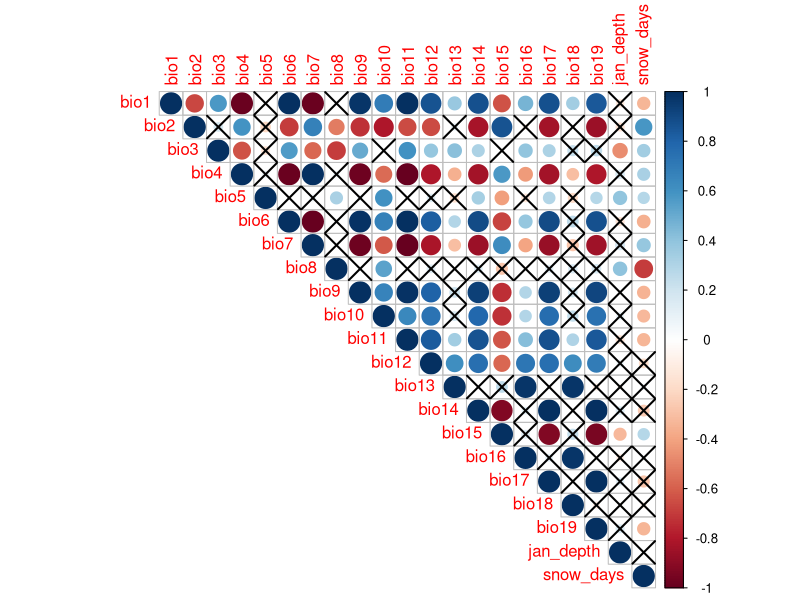

This figure's R source: (Note: this script raises an error after producing the figure.)
# correlation between variables
library(tidyverse)
library("Hmisc")
library(corrplot)
library(viridis)
varmatrix <- read_tsv("WorldClim_table.tsv") %>% column_to_rownames(., var="pop")
snowdata <- read_tsv("Snow_table.tsv") %>% column_to_rownames(., var="variable")
varmatrix <- rbind(varmatrix, snowdata)

varmatrix2 <- t(as.matrix(varmatrix))

corplo1 <- (rcorr(as.matrix(varmatrix2)))
corplo1$P[] < 0.05 & corplo1$r[]>0.3

corplo2 <- cor(x=varmatrix2)
corplo3 <- cor.mtest(varmatrix2, conf.level = 0.95)

corrplot(corplo2, p.mat = corplo3$p, type = "upper", sig.level = 0.5)

clust2 <- hclust(as.dist(1 - corplo2), method = "ward.D")
membs <- cutree(clust2, k=6)
plot(clust, hang = -1, cex = 0.6, ylab = NULL)


# PCA of variables
varpca <- prcomp(varmatrix2, scale. = TRUE) #SE

summary(varpca)
biplot(varpca, xlab = "PC1: 54.85% of variance", ylab = "PC2: 19.3% of variance", col = c("navy", "deeppink3"), pc.biplot = FALSE)
plotcoords=data.frame(varpca$x)
envloading1=data.frame(varpca$rotation)
envloading <- envloading1*10
PCAvar <- ggplot()+
  geom_segment(aes(x=c(0,0,0,0,0,0,0,0,0,0,0,0,0,0,0,0,0,0,0,0,0) ,y=c(0,0,0,0,0,0,0,0,0,0,0,0,0,0,0,0,0,0,0,0,0), 
                   xend= c(envloading[1,1],envloading[2,1],envloading[3,1],envloading[4,1],envloading[5,1],envloading[6,1],envloading[7,1],envloading[8,1],envloading[9,1],envloading[10,1],envloading[11,1],envloading[12,1],envloading[13,1],envloading[14,1], envloading[15,1],envloading[16,1], envloading[17,1], envloading[18,1], envloading[19,1], envloading[20,1], envloading[21,1]), 
                   yend=c(envloading[1,2],envloading[2,2],envloading[3,2],envloading[4,2],envloading[5,2],envloading[6,2],envloading[7,2],envloading[8,2],envloading[9,2],envloading[10,2],envloading[11,2],envloading[12,2],envloading[13,2],envloading[14,2], envloading[15,2],envloading[16,2], envloading[17,2], envloading[18,2], envloading[19,2], envloading[20,2], envloading[21,2])), 
               color="#999999", arrow=arrow(angle = 20, length = unit(0.1,"cm"), ends = "last", type = "open"), size = 1)+
  scale_color_viridis()+
  #geom_point(aes(x=plotcoords$PC1, y=plotcoords$PC2, color = varmatrix2[,1], label=rownames(varmatrix2)), size = 4)+
  theme_bw()+
  theme(axis.text=element_text(size=16))+
  theme(axis.title.x = element_text( size = 16))+
  theme(axis.title.y = element_text(size = 16))+
  xlab("PC 1 -- 55% of variance")+
  ylab("PC 2 -- 19% of variance")+
  labs(colour = "bio1")+
  annotate("text", 
           x=c(envloading[1,1]-0.8,
               envloading[2,1],
               envloading[3,1]-0.15,
               envloading[4,1],
               envloading[5,1]-0.7,
               envloading[6,1],
               envloading[7,1]+0.25,
               envloading[8,1],
               envloading[9,1],
               envloading[10,1],
               envloading[11,1],
               envloading[12,1],
               envloading[13,1],
               envloading[14,1]-1,
               envloading[15,1],
               envloading[16,1]-0.25,
               envloading[17,1],
               envloading[18,1]+0.15,
               envloading[19,1],
               envloading[20,1]+0.5,
               envloading[21,1]), 
           y=c(envloading[1,2]+0.15,
               envloading[2,2]+0.15,
               envloading[3,2]+0.15,
               envloading[4,2]-0.15,
               envloading[5,2]-0.15,
               envloading[6,2]+0.15,
               envloading[7,2]+0.15,
               envloading[8,2]-0.15,
               envloading[9,2]+0.15,
               envloading[10,2]-0.15,
               envloading[11,2]+0.15,
               envloading[12,2]+0.15,
               envloading[13,2]+0.15,
               envloading[14,2]-0.15,
               envloading[15,2]+0.15,
               envloading[16,2]+0.15,
               envloading[17,2]-0.15,
               envloading[18,2]+0.15,
               envloading[19,2]-0.15,
               envloading[20,2]-0.15,
               envloading[21,2]+0.15), 
           label =  c("bio1","bio2","bio3","bio4","bio5","bio6","bio7","bio8","bio9","bio10","bio11","bio12","bio13","bio14","bio15","bio16","bio17","bio18","bio19","jan_depth","snow_days"), color = "#999999")
PCAvar

# PCA of results
varpca <- prcomp(matrix1, scale. = TRUE) #SE

summary(varpca)
biplot(varpca, xlab = "PC1: 36.84% of variance", ylab = "PC2: 19.46% of variance", col = c("navy", "deeppink3"), pc.biplot = FALSE)
plotcoords=data.frame(varpca$x)
envloading1=data.frame(varpca$rotation)
envloading <- envloading1*10

PCAvar <- ggplot()+
 geom_segment(aes(x=c(0,0,0,0,0,0,0,0,0,0,0,0,0,0,0,0,0,0,0,0,0) ,y=c(0,0,0,0,0,0,0,0,0,0,0,0,0,0,0,0,0,0,0,0,0), 
                  xend= c(envloading[1,1],envloading[2,1],envloading[3,1],envloading[4,1],envloading[5,1],envloading[6,1],envloading[7,1],envloading[8,1],envloading[9,1],envloading[10,1],envloading[11,1],envloading[12,1],envloading[13,1],envloading[14,1], envloading[15,1],envloading[16,1], envloading[17,1], envloading[18,1], envloading[19,1], envloading[20,1], envloading[21,1]), 
                  yend=c(envloading[1,2],envloading[2,2],envloading[3,2],envloading[4,2],envloading[5,2],envloading[6,2],envloading[7,2],envloading[8,2],envloading[9,2],envloading[10,2],envloading[11,2],envloading[12,2],envloading[13,2],envloading[14,2], envloading[15,2],envloading[16,2], envloading[17,2], envloading[18,2], envloading[19,2], envloading[20,2], envloading[21,2])), 
              color="#999999", arrow=arrow(angle = 20, length = unit(0.1,"cm"), ends = "last", type = "open"), size = 1)+
  scale_color_viridis()+
  geom_point(aes(x=plotcoords$PC1, y=plotcoords$PC2, color = matrix1[,1]), size = 4)+
  theme_bw()+
  theme(axis.text=element_text(size=16))+
  theme(axis.title.x = element_text( size = 16))+
  theme(axis.title.y = element_text(size = 16))+
  xlab("PC 1 -- 36.84% of variance")+
  ylab("PC 2 -- 19.46% of variance")+
  labs(colour = "bio1")+
  annotate("text", 
           x=c(envloading[1,1],
               envloading[2,1],
               envloading[3,1],
               envloading[4,1],
               envloading[5,1],
               envloading[6,1],
               envloading[7,1],
               envloading[8,1],
               envloading[9,1],
               envloading[10,1],
               envloading[11,1],
               envloading[12,1],
               envloading[13,1],
               envloading[14,1],
               envloading[15,1],
               envloading[16,1],
               envloading[17,1],
               envloading[18,1],
               envloading[19,1],
               envloading[20,1],
               envloading[21,1]), 
           y=c(envloading[1,2],
               envloading[2,2],
               envloading[3,2],
               envloading[4,2],
               envloading[5,2],
               envloading[6,2],
               envloading[7,2],
               envloading[8,2],
               envloading[9,2],
               envloading[10,2],
               envloading[11,2],
               envloading[12,2],
               envloading[13,2],
               envloading[14,2],
               envloading[15,2],
               envloading[16,2],
               envloading[17,2],
               envloading[18,2],
               envloading[19,2],
               envloading[20,2],
               envloading[21,2]), 
           label =  c("bio1","bio2","bio3","bio4","bio5","bio6","bio7","bio8","bio9","bio10","bio11","bio12","bio13","bio14","bio15","bio16","bio17","bio18","bio19","jan_depth","snow_days"), color = "#999999")
PCAvar
